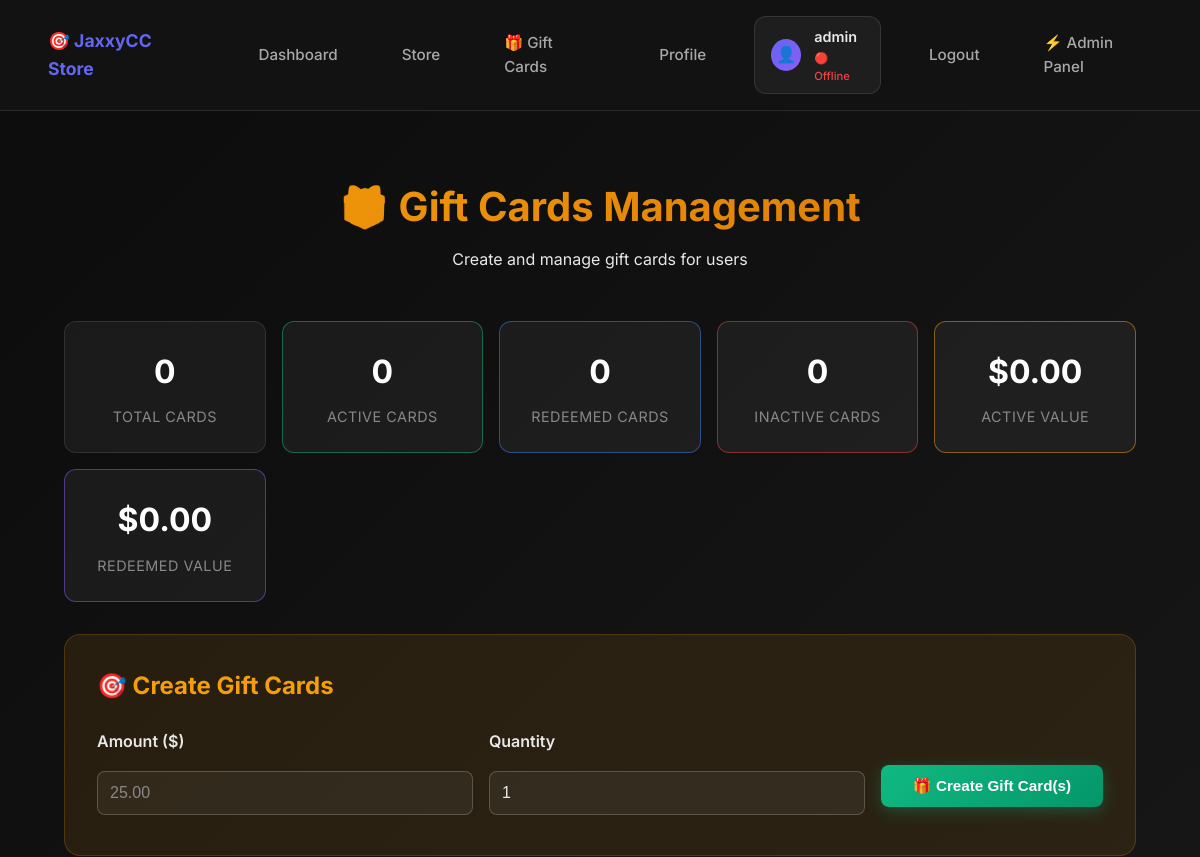
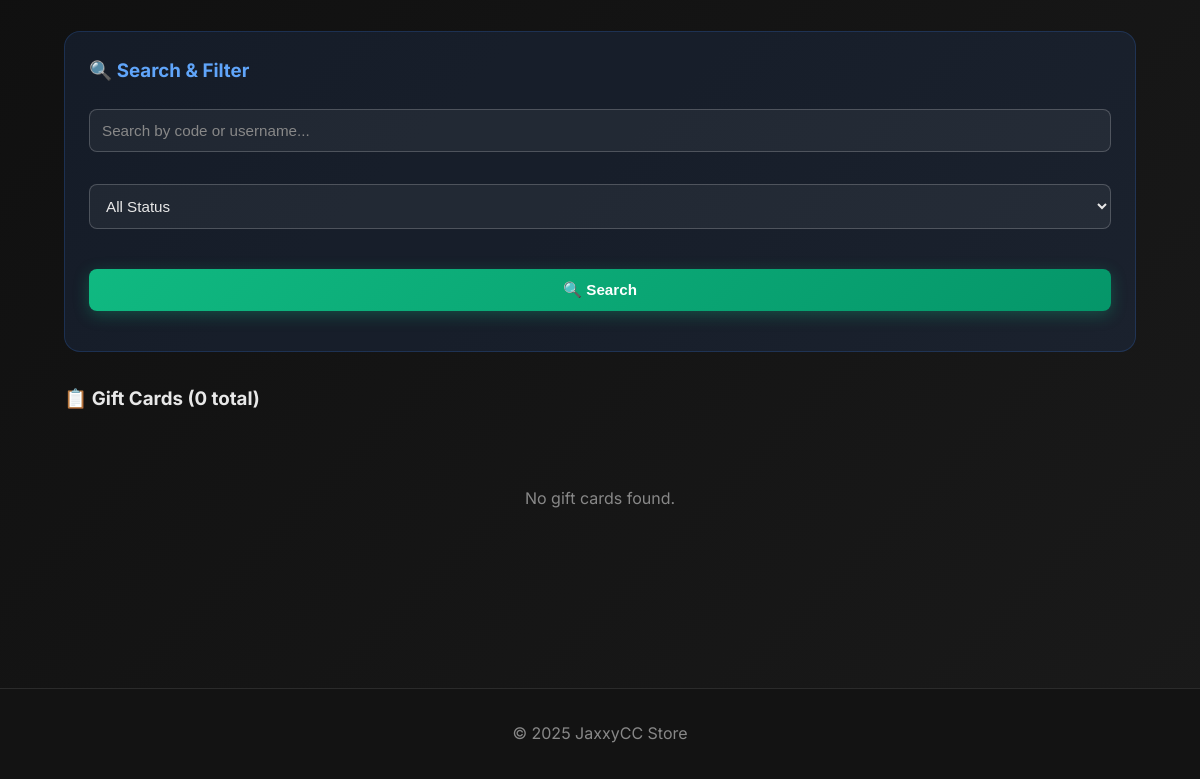
/admin/gift_cards.php (signed in), run on an earlier commit of the app's database (2 pictures, top to bottom).
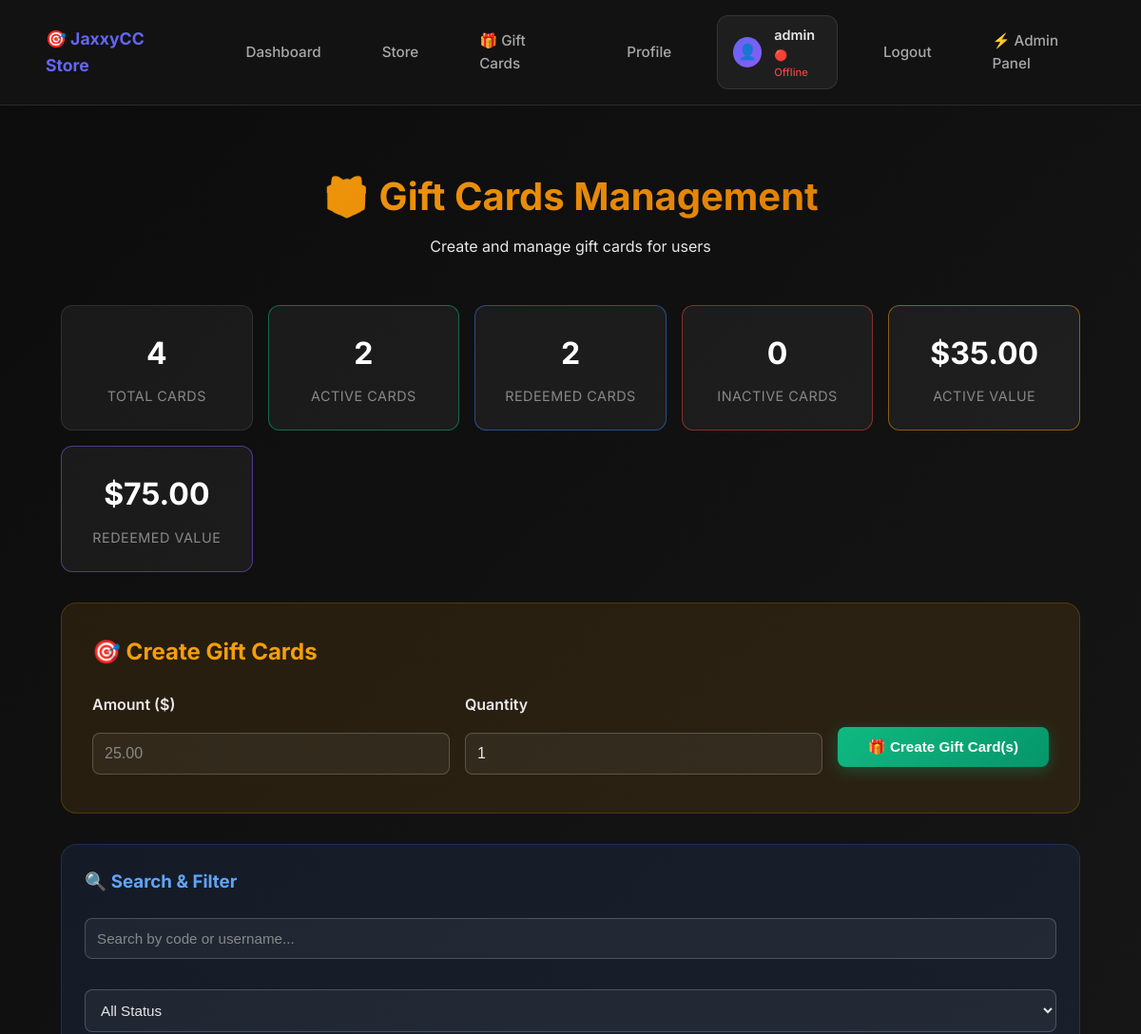
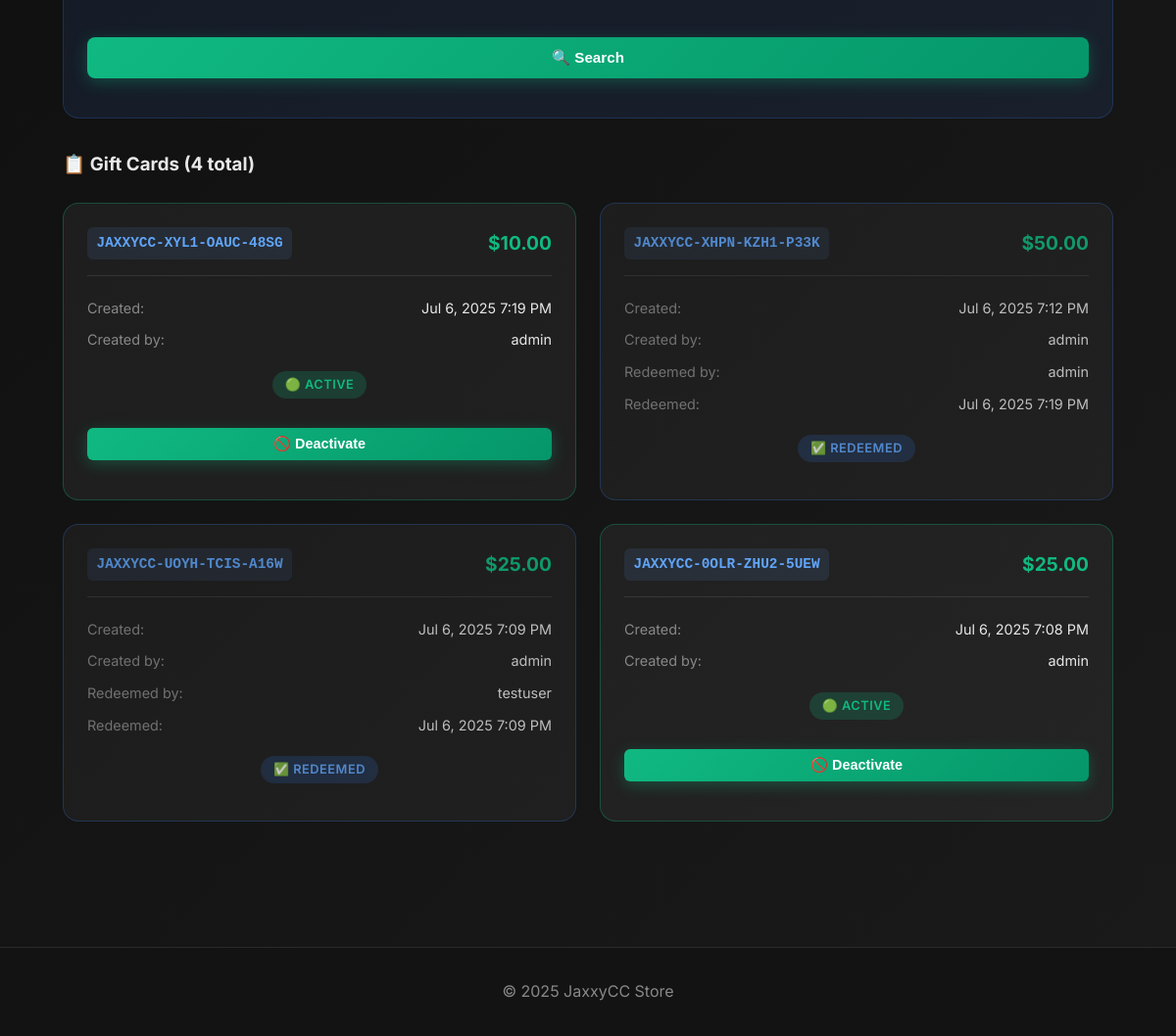
And on a later commit of the database (2 pictures, top to bottom).
### tables this page shows
CREATE TABLE gift_cards (
        id INTEGER PRIMARY KEY AUTOINCREMENT,
        code TEXT UNIQUE NOT NULL,
        amount DECIMAL(10,2) NOT NULL,
        created_by INTEGER NOT NULL,
        created_at DATETIME DEFAULT CURRENT_TIMESTAMP,
        redeemed_by INTEGER DEFAULT NULL,
        redeemed_at DATETIME DEFAULT NULL,
        is_active BOOLEAN DEFAULT 1,
        FOREIGN KEY (created_by) REFERENCES users(id),
        FOREIGN KEY (redeemed_by) REFERENCES users(id)
    );

### admin/gift_cards.php (the view, shortened to what this page needs)
<?php
include __DIR__ . '/../includes/header.php';
$db = get_db();
$page = max(1, intval($_GET['page'] ?? 1));
$limit = 20;
$offset = ($page - 1) * $limit;
$search = trim($_GET['search'] ?? '');
$status = $_GET['status'] ?? 'all';
$whereClause = '';
$params = [];
$stmt = $db->prepare("SELECT gc.*, u1.username as created_by_username, u2.username as redeemed_by_username
                      FROM gift_cards gc
                      LEFT JOIN users u1 ON gc.created_by = u1.id
                      LEFT JOIN users u2 ON gc.redeemed_by = u2.id
                      $whereClause
                      ORDER BY gc.created_at DESC
                      LIMIT $limit OFFSET $offset");
$stmt->execute($params);
$gift_cards = $stmt->fetchAll(PDO::FETCH_ASSOC);
$countStmt = $db->prepare("SELECT COUNT(*) FROM gift_cards gc
                           LEFT JOIN users u1 ON gc.created_by = u1.id
                           LEFT JOIN users u2 ON gc.redeemed_by = u2.id
                           $whereClause");
$countStmt->execute($params);
$total_cards = $countStmt->fetchColumn();
$stats = [
    'total' => $db->query("SELECT COUNT(*) FROM gift_cards")->fetchColumn(),
    'active' => $db->query("SELECT COUNT(*) FROM gift_cards WHERE is_active = 1 AND redeemed_by IS NULL")->fetchColumn(),
    'redeemed' => $db->query("SELECT COUNT(*) FROM gift_cards WHERE redeemed_by IS NOT NULL")->fetchColumn(),
    'inactive' => $db->query("SELECT COUNT(*) FROM gift_cards WHERE is_active = 0")->fetchColumn(),
    'total_value' => $db->query("SELECT SUM(amount) FROM gift_cards WHERE is_active = 1 AND redeemed_by IS NULL")->fetchColumn() ?? 0,
    'redeemed_value' => $db->query("SELECT SUM(amount) FROM gift_cards WHERE redeemed_by IS NOT NULL")->fetchColumn() ?? 0
];
?>
<div class="gift-cards-admin">
    <div class="admin-header">
        <h1>🎁 Gift Cards Management</h1>
        <p>Create and manage gift cards for users</p>
    </div>
    <div class="stats-grid">
        <div class="stat-card">
            <div class="stat-value"><?= $stats['total'] ?></div>
            <div class="stat-label">Total Cards</div>
        </div>
        <div class="stat-card active">
            <div class="stat-value"><?= $stats['active'] ?></div>
            <div class="stat-label">Active Cards</div>
        </div>
        <div class="stat-card redeemed">
            <div class="stat-value"><?= $stats['redeemed'] ?></div>
            <div class="stat-label">Redeemed Cards</div>
        </div>
        <div class="stat-card inactive">
            <div class="stat-value"><?= $stats['inactive'] ?></div>
            <div class="stat-label">Inactive Cards</div>
        </div>
        <div class="stat-card value">
            <div class="stat-value">$<?= number_format($stats['total_value'], 2) ?></div>
            <div class="stat-label">Active Value</div>
        </div>
        <div class="stat-card redeemed-value">
            <div class="stat-value">$<?= number_format($stats['redeemed_value'], 2) ?></div>
            <div class="stat-label">Redeemed Value</div>
        </div>
    </div>
    <div class="create-card-section">
        <h2>🎯 Create Gift Cards</h2>
        <form method="post" class="create-form">
            <div class="form-row">
                <div class="form-group">
                    <label>Amount ($)</label>
                    <input type="number" name="amount" step="0.01" min="0.01" max="1000" required placeholder="25.00">
                </div>
                <div class="form-group">
                    <label>Quantity</label>
                    <input type="number" name="quantity" min="1" max="100" value="1" required>
                </div>
                <div class="form-group">
                    <button type="submit" name="create_gift_card" class="btn-create">
                        🎁 Create Gift Card(s)
                    </button>
                </div>
            </div>
        </form>
    </div>
    <div class="search-section">
        <h3>🔍 Search & Filter</h3>
        <form method="get" class="search-form">
            <input type="text" name="search" value="<?= htmlspecialchars($search) ?>"
                   placeholder="Search by code or username..." class="search-input">
            <select name="status" class="status-filter">
                <option value="all" <?= $status === 'all' ? 'selected' : '' ?>>All Status</option>
            </select>
            <button type="submit" class="search-btn">🔍 Search</button>
        </form>
    </div>
    <div class="cards-list">
        <h3>📋 Gift Cards (<?= $total_cards ?> total)</h3>
        <?php if (empty($gift_cards)): ?>
            <div class="no-cards">
                <p>No gift cards found.</p>
            </div>
        <?php else: ?>
            <div class="cards-grid">
                <?php foreach ($gift_cards as $card): ?>
                    <div class="gift-card-item <?= $card['redeemed_by'] ? 'redeemed' : ($card['is_active'] ? 'active' : 'inactive') ?>">
                        <div class="card-header">
                            <div class="card-code"><?= htmlspecialchars($card['code']) ?></div>
                            <div class="card-amount">$<?= number_format($card['amount'], 2) ?></div>
                        </div>
                        <div class="card-details">
                            <div class="detail-row">
                                <span class="label">Created:</span>
                                <span class="value"><?= date('M j, Y g:i A', strtotime($card['created_at'])) ?></span>
                            </div>
                            <div class="detail-row">
                                <span class="label">Created by:</span>
                                <span class="value"><?= htmlspecialchars($card['created_by_username']) ?></span>
                            </div>
                            <?php if ($card['redeemed_by']): ?>
                                <div class="detail-row">
                                    <span class="label">Redeemed by:</span>
                                    <span class="value"><?= htmlspecialchars($card['redeemed_by_username']) ?></span>
                                </div>
                                <div class="detail-row">
                                    <span class="label">Redeemed:</span>
                                    <span class="value"><?= date('M j, Y g:i A', strtotime($card['redeemed_at'])) ?></span>
                                </div>
                            <?php endif; ?>
                        </div>
                        <div class="card-status">
                            <?php if ($card['redeemed_by']): ?>
                                <span class="status-badge redeemed">✅ Redeemed</span>
                            <?php elseif ($card['is_active']): ?>
                                <span class="status-badge active">🟢 Active</span>
                            <?php else: ?>
                                <span class="status-badge inactive">🔴 Inactive</span>
                            <?php endif; ?>
                        </div>
                        <?php if (!$card['redeemed_by']): ?>
                            <div class="card-actions">
                                <?php if ($card['is_active']): ?>
                                    <form method="post" style="display: inline;">
                                        <button type="submit" name="deactivate_card" class="btn-deactivate"
                                                onclick="return confirm('Deactivate this gift card?')">
                                            🚫 Deactivate
                                        </button>
                                    </form>
                                <?php endif; ?>
                            </div>
                        <?php endif; ?>
                    </div>
                <?php endforeach; ?>
            </div>
        <?php endif; ?>
    </div>
</div>
<?php include __DIR__ . '/../includes/footer.php'; ?>

### includes/header.php (shortened to what this page needs)
<!DOCTYPE html>
<html lang="en">
<head>
    <link rel="stylesheet" href="/assets/style.css">
</head>
<body>
<header>
    <nav>
        <a href="/index.php">🎯 JaxxyCC Store</a>
        <?php if (isset($_SESSION['user_id'])): ?>
            <?php
            try {
                $db = get_db();
                $stmt = $db->prepare('SELECT telegram_username, telegram_first_name, telegram_photo_url, is_online, last_seen FROM users WHERE id = ?');
                $stmt->execute([$_SESSION['user_id']]);
                $userInfo = $stmt->fetch(PDO::FETCH_ASSOC);
            } catch (Exception $e) {
                $userInfo = null;
            }
            ?>
            <a href="/dashboard.php">Dashboard</a>
            <a href="/store.php">Store</a>
            <a href="/redeem_gift_card.php">🎁 Gift Cards</a>
            <a href="/profile.php">Profile</a>
            <div class="user-info">
                <?php if ($userInfo && $userInfo['telegram_photo_url']): ?>
                    <img src="<?= htmlspecialchars($userInfo['telegram_photo_url']) ?>" alt="Profile" class="user-avatar">
                <?php else: ?>
                    <div class="user-avatar-placeholder">👤</div>
                <?php endif; ?>
                <div class="user-details">
                    <?php if (isset($_SESSION['display_name'])): ?>
                        <span class="username"><?= htmlspecialchars($_SESSION['display_name']) ?></span>
                    <?php elseif ($userInfo && $userInfo['telegram_username']): ?>
                        <span class="username">@<?= htmlspecialchars($userInfo['telegram_username']) ?></span>
                    <?php elseif ($userInfo && $userInfo['telegram_first_name']): ?>
                        <span class="username"><?= htmlspecialchars($userInfo['telegram_first_name']) ?></span>
                    <?php else: ?>
                        <span class="username"><?= htmlspecialchars($_SESSION['username']) ?></span>
                    <?php endif; ?>
                    <span class="online-status <?= ($userInfo && $userInfo['is_online']) ? 'online' : 'offline' ?>">
                        <?= ($userInfo && $userInfo['is_online']) ? '🟢 Online' : '🔴 Offline' ?>
                    </span>
                </div>
            </div>
            <a href="/logout.php">Logout</a>
        <?php else: ?>
            <a href="/telegram_login.php">📱 Login with Telegram</a>
        <?php endif; ?>
        <?php if (isset($_SESSION['is_admin']) && $_SESSION['is_admin'] == 1): ?>
            <a href="/admin/panel.php">⚡ Admin Panel</a>
        <?php endif; ?>
    </nav>
</header>
<main>

### includes/footer.php
</main>
<footer>
    <p style="text-align:center;">&copy; 2025 JaxxyCC Store</p>
</footer>
</body>
</html>

### assets/style.css (style rules this page uses)
* { margin: 0; padding: 0; box-sizing: border-box; }
body { background: linear-gradient(135deg, #0c0c0c 0%, #1a1a1a 100%); color: #e8e8e8; font-family: 'Inter', 'Segoe UI', -apple-system, BlinkMacSystemFont, sans-serif; line-height: 1.6; min-height: 100vh; }
header { background: rgba(20, 20, 20, 0.95); backdrop-filter: blur(10px); border-bottom: 1px solid rgba(255, 255, 255, 0.1); position: sticky; top: 0; z-index: 100; }
nav { max-width: 1200px; margin: 0 auto; padding: 1rem 2rem; display: flex; align-items: center; gap: 2rem; }
nav a { color: #a8a8a8; text-decoration: none; font-weight: 500; font-size: 0.95rem; padding: 0.5rem 1rem; border-radius: 8px; transition: all 0.3s ease; position: relative; }
nav a:first-child { font-weight: 700; color: #6366f1; font-size: 1.1rem; }
main { max-width: 1200px; margin: 0 auto; padding: 2rem; min-height: calc(100vh - 200px); }
input, select, textarea { background: rgba(40, 40, 40, 0.8); color: #e8e8e8; border: 1px solid rgba(255, 255, 255, 0.1); border-radius: 12px; padding: 1rem 1.2rem; margin: 0.5rem 0; width: 100%; font-size: 0.95rem; transition: all 0.3s ease; }
input::placeholder, textarea::placeholder { color: #888; }
button { background: linear-gradient(135deg, #6366f1, #8b5cf6); color: white; border: none; border-radius: 12px; padding: 1rem 2rem; font-weight: 600; font-size: 0.95rem; cursor: pointer; transition: all 0.3s ease; width: 100%; margin: 1rem 0; box-shadow: 0 4px 16px rgba(99, 102, 241, 0.3); }
button[type="submit"] { background: linear-gradient(135deg, #10b981, #059669); box-shadow: 0 4px 16px rgba(16, 185, 129, 0.3); }
footer { background: rgba(20, 20, 20, 0.95); border-top: 1px solid rgba(255, 255, 255, 0.1); text-align: center; padding: 2rem; color: #888; margin-top: 4rem; }
.card-details { color: #a5b4fc; font-size: 13px; margin: 4px 0; }
.user-info { display: flex; align-items: center; gap: 0.8rem; margin-left: auto; padding: 0.5rem 1rem; background: rgba(255, 255, 255, 0.05); border-radius: 12px; border: 1px solid rgba(255, 255, 255, 0.1); }
.user-avatar-placeholder { width: 32px; height: 32px; background: linear-gradient(135deg, #6366f1, #8b5cf6); border-radius: 50%; display: flex; align-items: center; justify-content: center; color: white; font-size: 1rem; font-weight: bold; }
.user-details { display: flex; flex-direction: column; gap: 0.1rem; }
.user-details .username { font-weight: 600; color: #e8e8e8; font-size: 0.9rem; }
.online-status { font-size: 0.7rem; font-weight: 500; display: flex; align-items: center; gap: 0.2rem; }
.online-status.offline { color: #ef4444; }

What changed in the data, as far as the page shows it:
added gift_cards: code "JAXXYCC-XYL1-OAUC-48SG", amount "10.00", created_at "Jul 6, 2025 7:19 PM", created_by_username "admin", is_active "🟢 ACTIVE"
added gift_cards: code "JAXXYCC-XHPN-KZH1-P33K", amount "50.00", created_at "Jul 6, 2025 7:12 PM", created_by_username "admin", redeemed_by_username "admin", redeemed_at "Jul 6, 2025 7:19 PM", shows "✅ REDEEMED"
added gift_cards: code "JAXXYCC-UOYH-TCIS-A16W", amount "25.00", created_at "Jul 6, 2025 7:09 PM", created_by_username "admin", redeemed_by_username "testuser", redeemed_at "Jul 6, 2025 7:09 PM", shows "✅ REDEEMED"
added gift_cards: code "JAXXYCC-0OLR-ZHU2-5UEW", amount "25.00", created_at "Jul 6, 2025 7:08 PM", created_by_username "admin", is_active "🟢 ACTIVE"
Also different on the page:
$stats['total']: "0" → "4"
$stats['active']: "0" → "2"
$stats['redeemed']: "0" → "2"
$stats['total_value']: "0.00" → "35.00"
$stats['redeemed_value']: "0.00" → "75.00"
$total_cards: "0" → "4"
text no longer shown: "No gift cards found."
